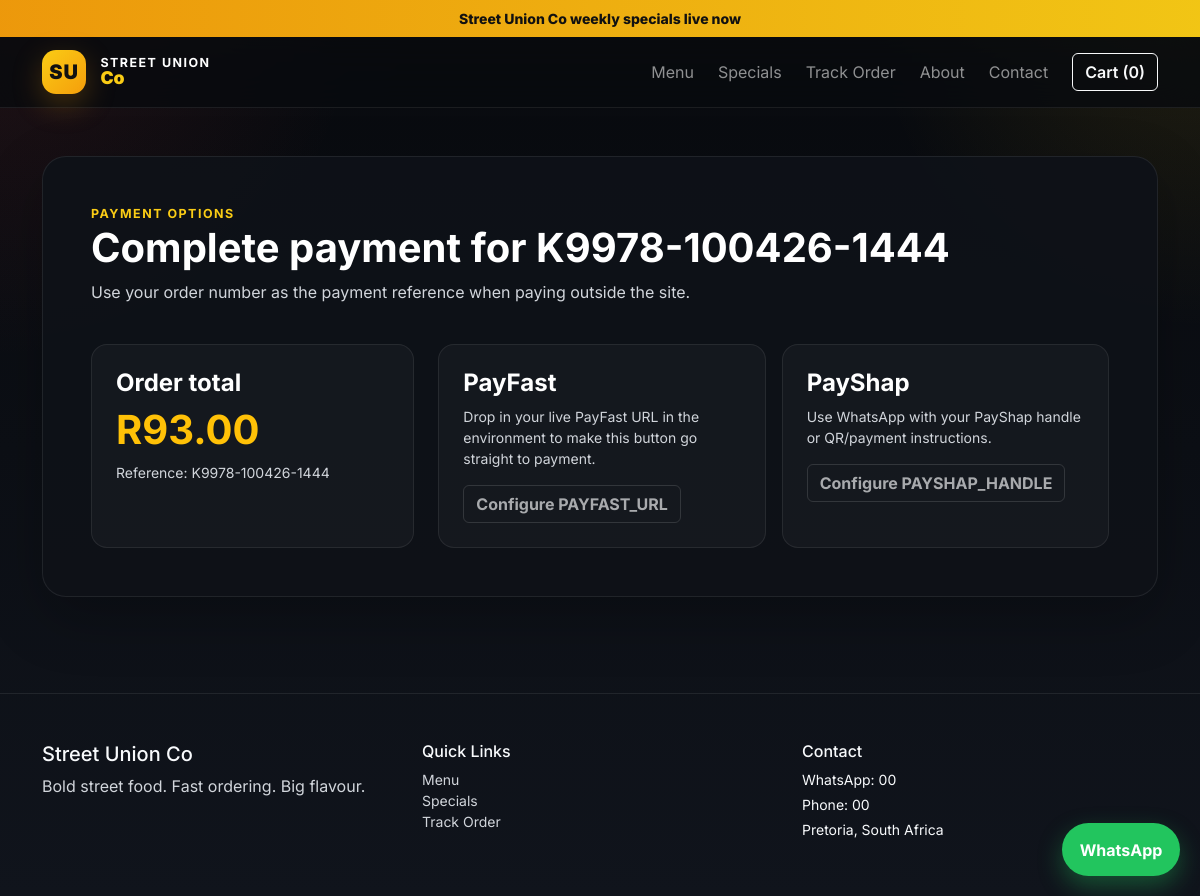
Page /order/K9978-100426-1444/payment/ on the committed database.
### orders/models.py (models this page shows, shortened)
class TimeStampedModel(models.Model):
    created_at = models.DateTimeField(auto_now_add=True)
    updated_at = models.DateTimeField(auto_now=True)
    class Meta:
        abstract = True

class SiteSetting(TimeStampedModel):
    business_name = models.CharField(max_length=150, default='Street Union Co')
    tagline = models.CharField(max_length=220, blank=True)
    whatsapp_number = models.CharField(max_length=20, blank=True)
    support_email = models.EmailField(blank=True)
    phone_number = models.CharField(max_length=20, blank=True)
    address = models.TextField(blank=True)
    delivery_note = models.CharField(max_length=220, blank=True)
    promo_text = models.CharField(max_length=220, blank=True)

class Order(TimeStampedModel):
    STATUS_CHOICES = [
        ('received', 'Received'),
        ('preparing', 'Preparing'),
        ('ready', 'Ready'),
        ('out-for-delivery', 'Out for Delivery'),
        ('completed', 'Completed'),
        ('cancelled', 'Cancelled'),
    ]
    TYPE_CHOICES = [('collection', 'Collection'), ('delivery', 'Delivery')]
    customer = models.ForeignKey(Customer, on_delete=models.CASCADE, related_name='orders')
    order_number = models.CharField(max_length=40, unique=True)
    order_type = models.CharField(max_length=20, choices=TYPE_CHOICES, default='collection')
    delivery_zone = models.ForeignKey(
        DeliveryZone, on_delete=models.SET_NULL, null=True, blank=True, related_name='orders'
    )
    delivery_address = models.TextField(blank=True)
    note = models.TextField(blank=True)
    subtotal = models.DecimalField(max_digits=10, decimal_places=2, default=0)
    delivery_fee = models.DecimalField(max_digits=10, decimal_places=2, default=0)
    total = models.DecimalField(max_digits=10, decimal_places=2, default=0)
    status = models.CharField(max_length=30, choices=STATUS_CHOICES, default='received')
    class Meta:
        ordering = ['-created_at']

### orders/views.py (the view)
# urls.py: path('order/<str:order_number>/payment/', views.payment_options, name='payment_options'),
def payment_options(request: HttpRequest, order_number: str) -> HttpResponse:
    order = get_object_or_404(Order.objects.select_related('customer'), order_number=order_number)
    payment_links = build_payment_links(order.order_number, order.total)
    return render(request, 'orders/payment_options.html', {
        'order': order,
        'payment_links': payment_links,
    })

### orders/utils.py (called while the page is built)
def build_payment_links(order_number: str, total: Decimal) -> dict:
    amount = f"{Decimal(total):.2f}"
    payfast_base = getattr(settings, 'PAYFAST_URL', '').strip()
    payshap_handle = getattr(settings, 'PAYSHAP_HANDLE', '').strip()
    payfast_link = ''
    if payfast_base:
        separator = '&' if '?' in payfast_base else '?'
        payfast_link = f"{payfast_base}{separator}reference={quote(order_number)}&amount={quote(amount)}"
    payshap_message = f"Street Union Co order {order_number} payment reference. Amount: R{amount}"
    payshap_link = ''
    if payshap_handle:
        payshap_link = build_whatsapp_url(payshap_handle, payshap_message)
    return {
        'payfast_link': payfast_link,
        'payshap_link': payshap_link,
        'amount': amount,
    }

### orders/templates/orders/payment_options.html (shortened to what this page needs)
{% extends 'orders/base.html' %}
{% block content %}
<section class="py-5">
    <div class="container">
        <div class="panel p-4 p-lg-5">
            <div class="section-kicker">Payment options</div>
            <h1 class="fw-bold mb-2">Complete payment for {{ order.order_number }}</h1>
            <p class="text-light-emphasis">Use your order number as the payment reference when paying outside the site.</p>
            <div class="row g-4 mt-1">
                <div class="col-lg-4">
                    <div class="mini-panel p-4 h-100">
                        <h4 class="fw-bold">Order total</h4>
                        <div class="display-6 fw-bold text-warning">{{ currency_symbol }}{{ order.total }}</div>
                        <div class="small text-light-emphasis mt-2">Reference: {{ order.order_number }}</div>
                    </div>
                </div>
                <div class="col-lg-8">
                    <div class="row g-3">
                        <div class="col-md-6">
                            <div class="mini-panel p-4 h-100">
                                <h4 class="fw-bold">PayFast</h4>
                                <p class="text-light-emphasis small">Drop in your live PayFast URL in the environment to make this button go straight to payment.</p>
                                {% if payment_links.payfast_link %}
                                <a href="{{ payment_links.payfast_link }}" class="btn btn-warning" target="_blank" rel="noopener">Pay with PayFast</a>
                                {% else %}
                                <button class="btn btn-outline-light" disabled>Configure PAYFAST_URL</button>
                                {% endif %}
                            </div>
                        </div>
                        <div class="col-md-6">
                            <div class="mini-panel p-4 h-100">
                                <h4 class="fw-bold">PayShap</h4>
                                <p class="text-light-emphasis small">Use WhatsApp with your PayShap handle or QR/payment instructions.</p>
                                {% if payment_links.payshap_link %}
                                <a href="{{ payment_links.payshap_link }}" class="btn btn-outline-success" target="_blank" rel="noopener">Open PayShap note</a>
                                {% else %}
                                <button class="btn btn-outline-light" disabled>Configure PAYSHAP_HANDLE</button>
                                {% endif %}
                            </div>
                        </div>
                    </div>
                </div>
            </div>
        </div>
    </div>
</section>
{% endblock %}

### orders/templates/orders/base.html (shortened to what this page needs)
{% load static %}
<!doctype html>
<html lang="en">
<head>
    <link href="https://cdn.jsdelivr.net/npm/bootstrap@5.3.3/dist/css/bootstrap.min.css" rel="stylesheet">
    <link href="{% static 'css/styles.css' %}" rel="stylesheet">
</head>
<body>
    <div class="promo-bar text-center py-2 small">
        {{ site_settings.promo_text|default:'Street Union Co specials are live this week' }}
    </div>
    <nav class="navbar navbar-expand-lg navbar-dark sticky-top glass-nav">
        <div class="container">
            <a class="navbar-brand fw-bold brand-lockup" href="{% url 'orders:home' %}">
                <span class="brand-mark">SU</span>
                <span>
                    <small>Street Union</small>
                    <strong>Co</strong>
                </span>
            </a>
            <div class="collapse navbar-collapse">
                <ul class="navbar-nav ms-auto mb-2 mb-lg-0 align-items-lg-center gap-lg-2">
                    <li class="nav-item"><a class="nav-link" href="{% url 'orders:menu' %}">Menu</a></li>
                    <li class="nav-item"><a class="nav-link" href="{% url 'orders:specials' %}">Specials</a></li>
                    <li class="nav-item"><a class="nav-link" href="{% url 'orders:track_order' %}">Track Order</a></li>
                    <li class="nav-item"><a class="nav-link" href="{% url 'orders:about' %}">About</a></li>
                    <li class="nav-item"><a class="nav-link" href="{% url 'orders:contact' %}">Contact</a></li>
                    <li class="nav-item ms-lg-2">
                        <button class="btn btn-outline-light fw-semibold" type="button" data-bs-toggle="offcanvas" data-bs-target="#cartDrawer">
                            Cart ({{ cart_count|default:0 }})
                        </button>
                    </li>
                </ul>
            </div>
        </div>
    </nav>
    <main>
        {% block content %}{% endblock %}
    </main>
    <a class="whatsapp-float" target="_blank" rel="noopener" href="https://wa.me/{{ whatsapp_number }}">WhatsApp</a>
    <footer class="site-footer mt-5 py-5">
        <div class="container">
            <div class="row g-4">
                <div class="col-md-4">
                    <h5>{{ business_name }}</h5>
                    <p class="text-light-emphasis">{{ site_settings.tagline|default:'Fast flavour. Strong branding. Clean ordering.' }}</p>
                </div>
                <div class="col-md-4">
                    <h6>Quick Links</h6>
                    <ul class="list-unstyled small">
                        <li><a href="{% url 'orders:menu' %}">Menu</a></li>
                        <li><a href="{% url 'orders:specials' %}">Specials</a></li>
                        <li><a href="{% url 'orders:track_order' %}">Track Order</a></li>
                    </ul>
                </div>
                <div class="col-md-4">
                    <h6>Contact</h6>
                    <p class="small mb-1">WhatsApp: {{ site_settings.whatsapp_number|default:whatsapp_number }}</p>
                    <p class="small mb-1">Phone: {{ site_settings.phone_number|default:'067 000 0000' }}</p>
                    <p class="small mb-0">{{ site_settings.address|default:'Pretoria, South Africa' }}</p>
                </div>
            </div>
        </div>
    </footer>
</body>
</html>

### static/css/styles.css (style rules this page uses)
:root { --bg: #0b0d12; --panel: rgba(15, 18, 24, 0.92); --panel-2: rgba(22, 26, 34, 0.95); --panel-border: rgba(255, 255, 255, 0.08); --text: #f8fafc; --muted: #d1d5db; --accent: #facc15; --accent-strong: #f59e0b; --success: #22c55e; }
* { box-sizing: border-box; }
body { font-family: 'Inter', sans-serif; background: radial-gradient(circle at top right, rgba(250, 204, 21, 0.10), transparent 22%), radial-gradient(circle at top left, rgba(239, 68, 68, 0.10), transparent 24%), linear-gradient(180deg, #080a0e 0%, #10141c 100%); color: var(--text); }
a { color: inherit; text-decoration: none; }
.promo-bar { background: linear-gradient(90deg, rgba(245, 158, 11, 0.96), rgba(250, 204, 21, 0.96)); color: #111111; font-weight: 800; }
.glass-nav { backdrop-filter: blur(18px); background: rgba(8, 10, 14, 0.80); border-bottom: 1px solid var(--panel-border); }
.brand-lockup { display: inline-flex; align-items: center; gap: 0.9rem; }
.brand-mark { width: 44px; height: 44px; display: inline-flex; align-items: center; justify-content: center; border-radius: 14px; background: linear-gradient(135deg, var(--accent), var(--accent-strong)); color: #111111; font-weight: 900; letter-spacing: 0.04em; box-shadow: 0 10px 30px rgba(245, 158, 11, 0.25); }
.brand-lockup small, .brand-lockup strong { display: block; line-height: 1; }
.brand-lockup small { color: #ffffff; font-size: 0.78rem; text-transform: uppercase; letter-spacing: 0.12em; }
.brand-lockup strong { color: var(--accent); font-size: 1.1rem; }
.hero-panel, .panel, .success-panel, .special-card, .food-card, .empty-panel, .cart-drawer { background: var(--panel); border: 1px solid var(--panel-border); box-shadow: 0 20px 60px rgba(0, 0, 0, 0.24); border-radius: 1.5rem; }
.special-mini-card, .stat-card, .mini-panel, .extra-option, .category-pill, .drawer-item { background: rgba(255, 255, 255, 0.03); border: 1px solid rgba(255, 255, 255, 0.08); border-radius: 1rem; }
.section-kicker { text-transform: uppercase; letter-spacing: 0.12em; color: var(--accent); font-size: 0.78rem; font-weight: 700; }
.whatsapp-float { position: fixed; right: 20px; bottom: 20px; background: #22c55e; color: white; padding: 0.9rem 1.1rem; border-radius: 999px; font-weight: 700; box-shadow: 0 10px 25px rgba(34,197,94,0.35); z-index: 1040; }
.site-footer { border-top: 1px solid var(--panel-border); color: var(--text); }
.site-footer a { color: var(--muted); }
.text-light-emphasis, .text-body-secondary, .text-muted { color: #d1d5db !important; }
.food-card .btn, .hero-panel .btn, .special-card .btn, .panel .btn { font-weight: 700; }
.food-card h5, .food-card p, .hero-panel h3, .hero-panel p, .special-card h4, .special-card p, .empty-panel, .panel, .success-panel, .mini-panel, .stat-card, .category-pill, .drawer-item, .drawer-total, .cart-drawer { color: #ffffff; }
.offcanvas .btn-outline-light, .panel .btn-outline-light { border-color: rgba(255,255,255,0.2); }

### rows in the picture
SiteSetting: promo_text "Street Union Co weekly specials live now", business_name "Street Union Co", tagline "Bold street food. Fast ordering. Big flavour.", whatsapp_number "00", phone_number "00", address "Pretoria, South Africa"
Order: order_number "K9978-100426-1444", total "93.00"

### other values in the picture
{{ cart_count|default:0 }} "0"
{{ currency_symbol }} "R"
